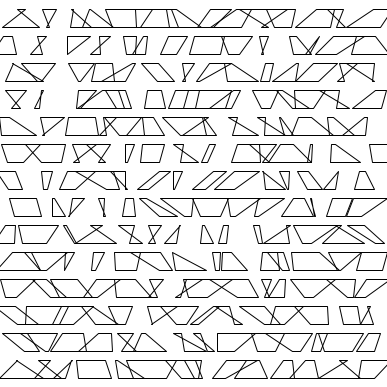
Frame 1 (no input)
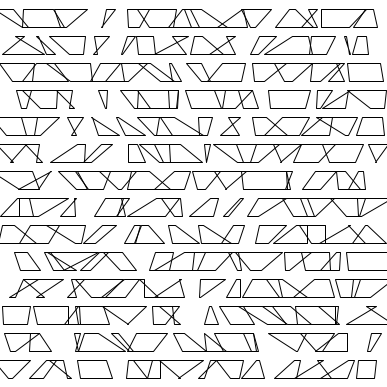
Frame 2 (the mouse pressed at the canvas centre, redrawn once)

The Processing sketch that drew these frames (run headless with seeded random() and noise(); the mouse was pressed at the canvas centre and the sketch redrawn once):

// Processing sketch: recode_v3n2_unimaginable_images_Vera_Molnar
// ── recode_v3n2_unimaginable_images_Vera_Molnar.pde
// This sketch is part of the ReCode Project - http://recodeproject.com
// From Computer Graphics and Art vol3 no2 pg 31
// Unimaginable Images (from the "196 Trapeziums Series")
// by Vera Molnar
// 
// 
// Quin Kennedy
// 2012
// Creative Commons license CC BY-SA 3.0

static final int numTiles = 14;
static final float gutterRelativeSize = .5;
static final int windowSize = 400;
//we need space for each tile, 
//space for each gutter above each tile, 
//and space for the final gutter (below of the bottom row)
static final int tileSize = floor(windowSize/(numTiles*(1+gutterRelativeSize)+gutterRelativeSize));
static final int gutterSize = floor(tileSize*gutterRelativeSize);

void setup(){
  int actualWinSize = (tileSize+gutterSize)*numTiles+gutterSize;
  windowResize(actualWinSize, actualWinSize);
  noLoop();
}

void draw(){
  background(255);
  stroke(0);
  //strokeWeight(2);
  strokeJoin(ROUND);
  noFill();
  //for each grid cell...
  for(int i = 0, gi = gutterSize; i < numTiles; i++, gi += gutterSize+tileSize){
    for(int j = 0, gj = gutterSize; j < numTiles; j++, gj += gutterSize+tileSize){
      drawTrapezium(gi+tileSize/2, gj+tileSize/2);
    }
  }
}

void drawTrapezium(float xCenter, float yCenter){
  float topScale = random(-2, 2);
  float bottomScale = random(-2, 2);
  float halfTile = tileSize/2.;
  quad(xCenter - tileSize/2 + random(-tileSize, tileSize), yCenter - halfTile,
        xCenter + tileSize/2 + random(-tileSize, tileSize), yCenter - halfTile,
        xCenter + tileSize/2 + random(-tileSize, tileSize), yCenter + halfTile,
        xCenter - tileSize/2 + random(-tileSize, tileSize), yCenter + halfTile);
}
